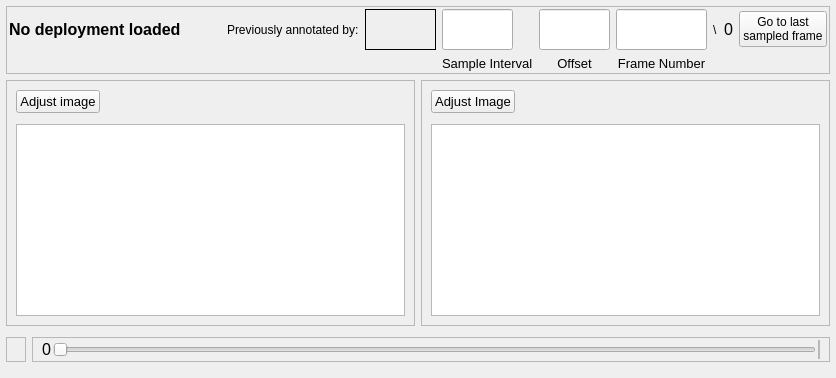
  <widget class="QWidget" name="centralwidget">
   <layout class="QVBoxLayout" name="verticalLayout">
    <property name="leftMargin">
     <number>6</number>
    </property>
    <property name="topMargin">
     <number>6</number>
    </property>
    <property name="rightMargin">
     <number>6</number>
    </property>
    <property name="bottomMargin">
     <number>6</number>
    </property>
    <item>
     <widget class="QFrame" name="upperFrame">
      <property name="enabled">
       <bool>true</bool>
      </property>
      <property name="frameShape">
       <enum>QFrame::StyledPanel</enum>
      </property>
      <property name="frameShadow">
       <enum>QFrame::Raised</enum>
      </property>
      <layout class="QGridLayout" name="gridLayout_2">
       <property name="leftMargin">
        <number>2</number>
       </property>
       <property name="topMargin">
        <number>2</number>
       </property>
       <property name="rightMargin">
        <number>2</number>
       </property>
       <property name="bottomMargin">
        <number>2</number>
       </property>
       <item row="0" column="1">
        <widget class="QLabel" name="deploymentBox">
         <property name="font">
          <font>
           <pointsize>12</pointsize>
           <weight>75</weight>
           <bold>true</bold>
          </font>
         </property>
         <property name="text">
          <string>No deployment loaded</string>
         </property>
        </widget>
       </item>
       <item row="0" column="10">
        <widget class="QLabel" name="label_7">
         <property name="text">
          <string>Previously annotated by:</string>
         </property>
        </widget>
       </item>
       <item row="0" column="15">
        <widget class="QLabel" name="label">
         <property name="text">
          <string>\</string>
         </property>
        </widget>
       </item>
       <item row="0" column="17">
        <widget class="QPushButton" name="lastFrameBtn">
         <property name="text">
          <string>Go to last 
sampled frame</string>
         </property>
        </widget>
       </item>
       <item row="1" column="12">
        <widget class="QLabel" name="label_18">
         <property name="font">
          <font>
           <pointsize>10</pointsize>
          </font>
         </property>
         <property name="text">
          <string>Sample Interval</string>
         </property>
        </widget>
       </item>
       <item row="0" column="9">
        <spacer name="horizontalSpacer_6">
         <property name="orientation">
          <enum>Qt::Horizontal</enum>
         </property>
         <property name="sizeHint" stdset="0">
          <size>
           <width>40</width>
           <height>20</height>
          </size>
         </property>
        </spacer>
       </item>
       <item row="0" column="16">
        <widget class="QLabel" name="maxFrame">
         <property name="font">
          <font>
           <pointsize>12</pointsize>
          </font>
         </property>
         <property name="text">
          <string>0</string>
         </property>
        </widget>
       </item>
       <item row="1" column="13">
        <widget class="QLabel" name="label_20">
         <property name="font">
          <font>
           <pointsize>10</pointsize>
          </font>
         </property>
         <property name="text">
          <string>Offset</string>
         </property>
         <property name="alignment">
          <set>Qt::AlignCenter</set>
         </property>
        </widget>
       </item>
       <item row="1" column="14">
        <widget class="QLabel" name="label_6">
         <property name="font">
          <font>
           <pointsize>10</pointsize>
          </font>
         </property>
         <property name="text">
          <string>Frame Number</string>
         </property>
         <property name="alignment">
          <set>Qt::AlignCenter</set>
         </property>
        </widget>
       </item>
       <item row="0" column="13">
        <widget class="QLineEdit" name="rateOffsetEdit">
         <property name="sizePolicy">
          <sizepolicy hsizetype="Fixed" vsizetype="Fixed">
           <horstretch>0</horstretch>
           <verstretch>0</verstretch>
          </sizepolicy>
         </property>
         <property name="minimumSize">
          <size>
           <width>71</width>
           <height>41</height>
          </size>
         </property>
         <property name="maximumSize">
          <size>
           <width>71</width>
           <height>41</height>
          </size>
         </property>
         <property name="font">
          <font>
           <pointsize>14</pointsize>
          </font>
         </property>
        </widget>
       </item>
       <item row="0" column="12">
        <widget class="QLineEdit" name="sampleRateEdit">
         <property name="sizePolicy">
          <sizepolicy hsizetype="Fixed" vsizetype="Fixed">
           <horstretch>0</horstretch>
           <verstretch>0</verstretch>
          </sizepolicy>
         </property>
         <property name="minimumSize">
          <size>
           <width>71</width>
           <height>41</height>
          </size>
         </property>
         <property name="maximumSize">
          <size>
           <width>71</width>
           <height>41</height>
          </size>
         </property>
         <property name="font">
          <font>
           <pointsize>14</pointsize>
          </font>
         </property>
        </widget>
       </item>
       <item row="0" column="14">
        <widget class="QLineEdit" name="frameBox">
         <property name="minimumSize">
          <size>
           <width>91</width>
           <height>41</height>
          </size>
         </property>
         <property name="maximumSize">
          <size>
           <width>91</width>
           <height>41</height>
          </size>
         </property>
         <property name="font">
          <font>
           <pointsize>14</pointsize>
          </font>
         </property>
        </widget>
       </item>
       <item row="0" column="11">
        <widget class="QLabel" name="annotatorLabel">
         <property name="minimumSize">
          <size>
           <width>71</width>
           <height>0</height>
          </size>
         </property>
         <property name="font">
          <font>
           <pointsize>12</pointsize>
           <weight>75</weight>
           <bold>true</bold>
          </font>
         </property>
         <property name="frameShape">
          <enum>QFrame::Box</enum>
         </property>
         <property name="text">
          <string/>
         </property>
        </widget>
       </item>
      </layout>
     </widget>
    </item>
    <item>
     <layout class="QHBoxLayout" name="horizontalLayout_19">
      <property name="bottomMargin">
       <number>5</number>
      </property>
      <item>
       <widget class="QFrame" name="frameLeft">
        <property name="frameShape">
         <enum>QFrame::StyledPanel</enum>
        </property>
        <property name="frameShadow">
         <enum>QFrame::Raised</enum>
        </property>
        <layout class="QVBoxLayout" name="verticalLayout_9">
         <item>
          <layout class="QHBoxLayout" name="horizontalLayout_9">
           <property name="bottomMargin">
            <number>5</number>
           </property>
           <item>
            <widget class="QPushButton" name="adjLeftBtn">
             <property name="font">
              <font>
               <pointsize>10</pointsize>
              </font>
             </property>
             <property name="text">
              <string>Adjust image</string>
             </property>
            </widget>
           </item>
           <item>
            <spacer name="horizontalSpacer">
             <property name="orientation">
              <enum>Qt::Horizontal</enum>
             </property>
             <property name="sizeHint" stdset="0">
              <size>
               <width>40</width>
               <height>20</height>
              </size>
             </property>
            </spacer>
           </item>
          </layout>
         </item>
         <item>
          <widget class="QImageViewer" name="gvLeft"/>
         </item>
        </layout>
       </widget>
      </item>
      <item>
       <widget class="QFrame" name="frameRight">
        <property name="frameShape">
         <enum>QFrame::StyledPanel</enum>
        </property>
        <property name="frameShadow">
         <enum>QFrame::Raised</enum>
        </property>
        <layout class="QVBoxLayout" name="verticalLayout_8">
         <item>
          <layout class="QHBoxLayout" name="horizontalLayout_10">
           <property name="bottomMargin">
            <number>5</number>
           </property>
           <item>
            <widget class="QPushButton" name="adjRightBtn">
             <property name="font">
              <font>
               <pointsize>10</pointsize>
              </font>
             </property>
             <property name="text">
              <string>Adjust Image</string>
             </property>
            </widget>
           </item>
           <item>
            <spacer name="horizontalSpacer_5">
             <property name="orientation">
              <enum>Qt::Horizontal</enum>
             </property>
             <property name="sizeHint" stdset="0">
              <size>
               <width>40</width>
               <height>20</height>
              </size>
             </property>
            </spacer>
           </item>
          </layout>
         </item>
         <item>
          <widget class="QImageViewer" name="gvRight"/>
         </item>
        </layout>
       </widget>
      </item>
     </layout>
    </item>
    <item>
     <layout class="QHBoxLayout" name="horizontalLayout_12">
      <property name="bottomMargin">
       <number>10</number>
      </property>
      <item>
       <widget class="QFrame" name="frame_2">
        <property name="maximumSize">
         <size>
          <width>251</width>
          <height>16777215</height>
         </size>
        </property>
        <property name="frameShape">
         <enum>QFrame::StyledPanel</enum>
        </property>
        <property name="frameShadow">
         <enum>QFrame::Raised</enum>
        </property>
        <layout class="QHBoxLayout" name="horizontalLayout_6"/>
       </widget>
      </item>
      <item>
       <widget class="QFrame" name="frame_10">
        <property name="minimumSize">
         <size>
          <width>0</width>
          <height>20</height>
         </size>
        </property>
        <property name="frameShape">
         <enum>QFrame::StyledPanel</enum>
        </property>
        <property name="frameShadow">
         <enum>QFrame::Raised</enum>
        </property>
        <layout class="QHBoxLayout" name="horizontalLayout_11">
         <property name="spacing">
          <number>2</number>
         </property>
         <property name="topMargin">
          <number>2</number>
         </property>
         <property name="bottomMargin">
          <number>2</number>
         </property>
         <item>
          <widget class="QLabel" name="minFrame">
           <property name="font">
            <font>
             <pointsize>12</pointsize>
            </font>
           </property>
           <property name="text">
            <string>0</string>
           </property>
          </widget>
         </item>
         <item>
          <widget class="QSlider" name="imageSlider">
           <property name="orientation">
            <enum>Qt::Horizontal</enum>
           </property>
          </widget>
         </item>
         <item>
          <widget class="QFrame" name="frame_11">
           <property name="frameShape">
            <enum>QFrame::StyledPanel</enum>
           </property>
           <property name="frameShadow">
            <enum>QFrame::Raised</enum>
           </property>
           <layout class="QHBoxLayout" name="horizontalLayout_5">
            <property name="leftMargin">
             <number>0</number>
            </property>
            <property name="topMargin">
             <number>0</number>
            </property>
            <property name="rightMargin">
             <number>0</number>
            </property>
            <property name="bottomMargin">
             <number>0</number>
            </property>
           </layout>
          </widget>
         </item>
        </layout>
       </widget>
      </item>
     </layout>
    </item>
   </layout>
  </widget>
